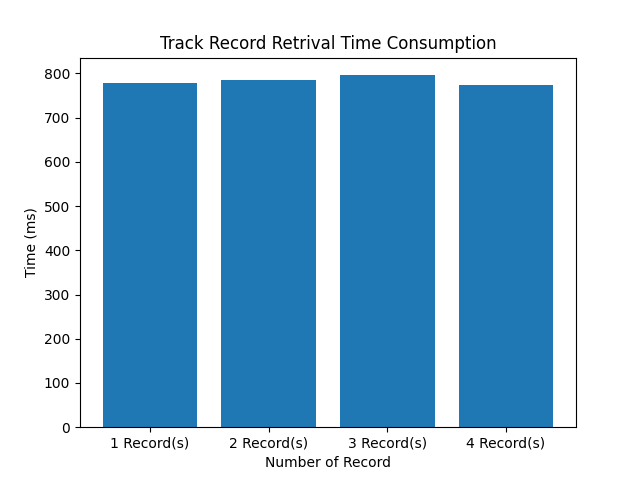

The Python source for this figure:
from selenium import webdriver
from selenium.webdriver.common.by import By
from selenium.webdriver.common.keys import Keys
import time
import matplotlib.pyplot as plt
from statistics import mean

driver = webdriver.Chrome()
# You must get the link from ngrok fist, or you can replace it with the localhost URL
driver.get("https://f7b6-58-9-132-37.ngrok-free.app")


iteration = 1000

# Please change into the product ID that is available in the system, you may add and copy the ID and put in the list.
# Then, navigate to landing page
track_list = ["qUbjmlaYCpNp", "TrZDAtzLpJ9R", "34bUnepEESNh", "nsmWAjbXVhl0"]
time_list = [[], [], [], []]
round_list = []
for round in range(iteration):
    for i in range(len(track_list)):
        while True:
            try:
                driver.find_elements(By.TAG_NAME, "input")[0].clear()
                driver.find_elements(By.TAG_NAME, "input")[0].send_keys(track_list[i])
                break
            except:
                continue

        driver.find_elements(By.TAG_NAME, "form")[0].submit()
        start = time.time()
        while True:
            try:
                driver.find_element(By.ID, "qrcode-popup")
                break
            except:
                continue
        end = time.time()
        driver.back()
        time_list[i].append(end - start)
        print(f"{i} track: {end-start} s")

    x = ["1 Record(s)", "2 Record(s)", "3 Record(s)", "4 Record(s)"]
    plt.bar(
        x,
        [
            mean(time_list[0]) * 1000,
            mean(time_list[1]) * 1000,
            mean(time_list[2]) * 1000,
            mean(time_list[3]) * 1000,
        ],
    )
    plt.xlabel("Number of Record")
    plt.ylabel("Time (ms)")
    plt.title("Track Record Retrival Time Consumption")
    plt.savefig("./test_run/get_track.png")
    plt.clf()

    with open("./test_run/average_time_get_record.txt", "w") as f:
        f.write("1 Record(s): " + str(mean(time_list[0]) * 1000) + " ms\n")
        f.write("2 Record(s): " + str(mean(time_list[1]) * 1000) + " ms\n")
        f.write("3 Record(s): " + str(mean(time_list[2]) * 1000) + " ms\n")
        f.write("4 Record(s): " + str(mean(time_list[3]) * 1000) + " ms\n")
